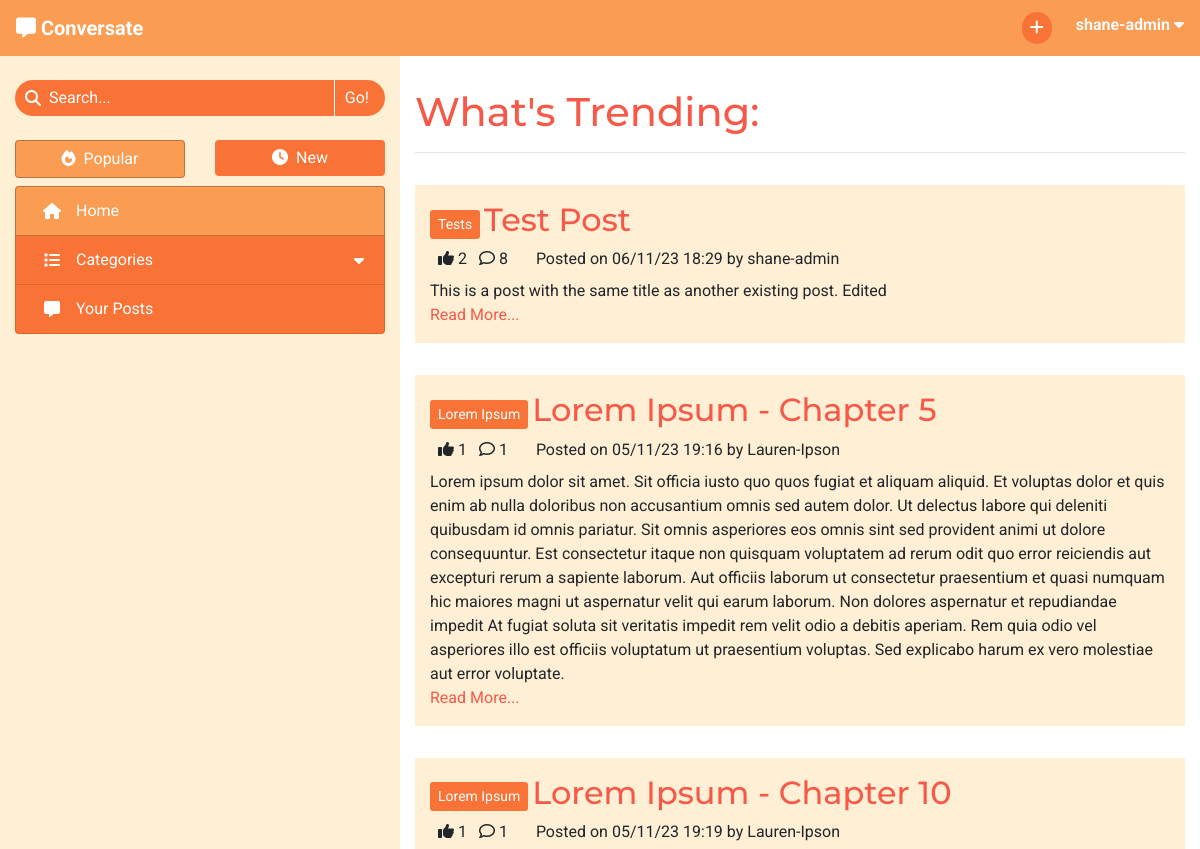
Before: / (signed in, upper part) with the older database file.
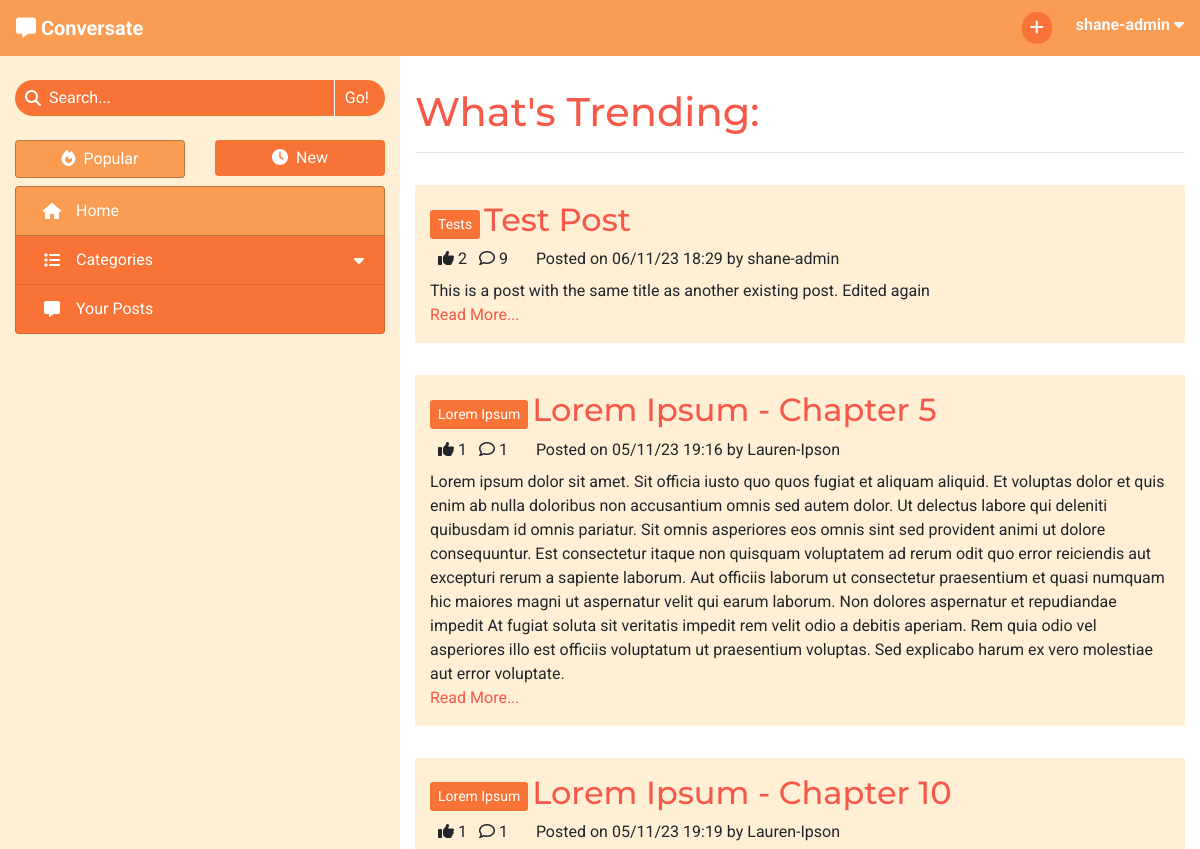
After: the same page with the newer database file.
### forum/models.py (models this page shows, shortened)
class Post(models.Model):
    title = models.CharField(max_length=200)
    slug = models.SlugField(max_length=200, unique=True)
    category = models.ForeignKey(Category, on_delete=models.CASCADE,
                                 related_name='tagged_posts')
    posted_by = models.ForeignKey(User, on_delete=models.CASCADE,
                                  related_name='added_posts')
    posted_on = models.DateTimeField(auto_now_add=True)
    content = models.TextField()
    edited = models.BooleanField(default=False)
    likes = models.ManyToManyField(User, related_name='post_likes', blank=True)
    approved = models.BooleanField(default=False)
    class Meta:
        ordering = ['-posted_on']
    def number_of_likes(self):
        return self.likes.count()
    def number_of_comments(self):
        return self.comments.count()

class Category(models.Model):
    name = models.CharField(max_length=30, unique=True)
    slug = models.SlugField(max_length=30, unique=True)
    def __str__(self):
        return self.name
    def number_of_posts(self):
        return self.tagged_posts.count()

### forum/views.py (the view)
# urls.py: path('', views.ListPosts.as_view(), name='home'),
class ListPosts(View):
    def get(self, request):
        if not request.user.is_authenticated:
            return redirect('/accounts/login')
        posts = Post.objects.all()
        context = get_post_list_context(request, posts)
        user_profile = get_profile(request.user)
        if user_profile.sort_by_new:
            context['heading'] = "What's New"
        else:
            context['heading'] = "What's Trending"
        context['selected_tab'] = 'Home'
        return render(
            request,
            'post_list.html',
            context,
        )

### forum/core/categories.py (called while the page is built)
def get_top_categories(limit=CATEGORY_COLLAPSIBLE_LIMIT):
    tags = list(Category.objects.annotate(num_posts=Count('tagged_posts'))
                .order_by('-num_posts'))
    return {
        'top_categories': tags[:limit],
        'has_more_categories': (len(tags) > limit)
    }

### forum/core/content.py (called while the page is built)
def get_base_context(request):
    context = get_top_categories()
    context['disable_sort'] = True
    return context

def get_post_list_context(request, post_list):
    context = get_base_context(request)
    user_profile = get_profile(request.user)
    sort_by_new = user_profile.sort_by_new
    posts_sorted = sort_posts(post_list, sort_by_new)
    context.update(get_paginated_items(request, posts_sorted, POSTS_PER_PAGE))
    context['disable_sort'] = False
    return context

def get_profile(user_object):
    profile = list(Profile.objects.filter(user=user_object))
    if len(profile) > 0:
        return profile[0]
    else:
        new_profile = Profile.objects.create(
            user=user_object,
            sort_by_new=False
        )
        return new_profile

### templates/post_list.html (shortened to what this page needs)
{% extends "base.html" %}
{% block content %}
<h1>{{ heading }}:</h1>
<hr>
{% for post in item_list %}
    <div class="row post">
        <div class="post-title col-12">
            <a href="{% url 'categories' post.category.slug %}" class="btn btn-sm category align-middle">{{ post.category }}</a>
            <a href="{% url 'view_post' post.slug %}" class="anchor-no-style">
                <h2 class="d-inline-block align-middle">{{ post.title }}</h2>
            </a>
        </div>
        <div class="col-12">
            {% if user in post.likes.all %}
                <i class="fa-solid fa-thumbs-up ml-2"></i>
            {% else %}
                <i class="fa-regular fa-thumbs-up ml-2"></i>
            {% endif %}
            {{ post.number_of_likes }}
            <i class="fa-regular fa-comment ml-2"></i>
            {{ post.number_of_comments }}
            <p class="d-inline ml-4">Posted on {{ post.posted_on|date:"d/m/y G:i" }} by {{ post.posted_by }}</p>
        </div>
        <div class="col-12">
            <div class="mt-2">{{ post.content|safe }}</div>
            <a href="{% url 'view_post' post.slug %}">Read More...</a>
        </div>
    </div>
{% endfor %}
{% endblock content %}

Changed rows visible on the page:
changed Post "Test Post": number_of_comments "8" → "9"; content "This is a post with the same title as another existing post. Edited" → "This is a post with the same title as another existing post. Edited again"
